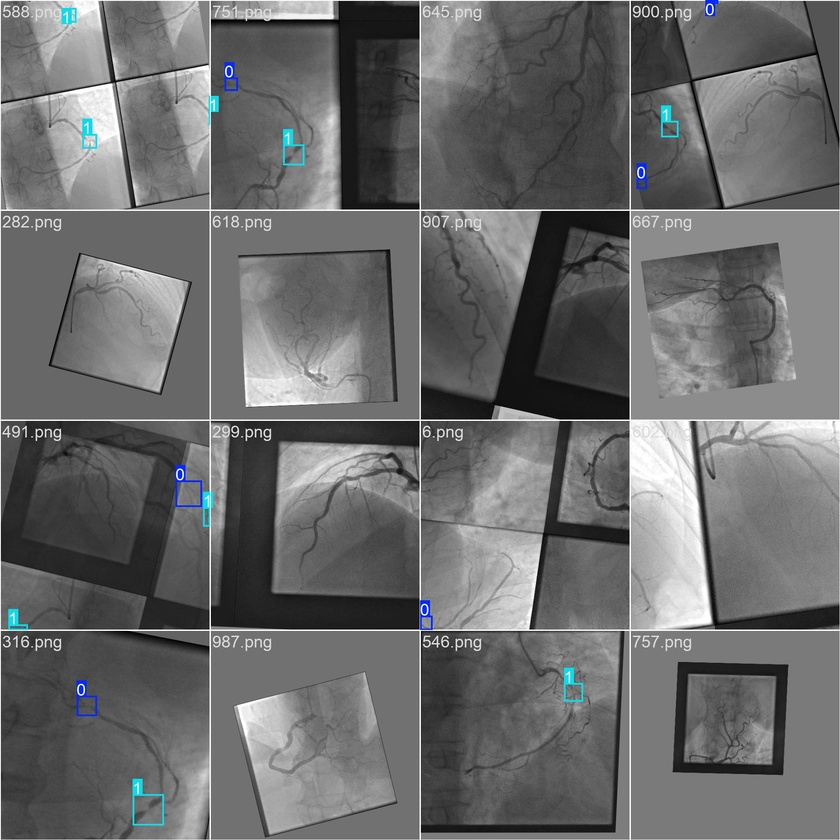
#> input picture vit_yolo11/arcade/train/train_batch0.jpg, 840 x 840 px, shrunk from 1920 x 1920 before the run
$ python -i preprocess_v4_clone_dataset.py   (imports and definitions only)
#> lines starting #> are read from the running program, lines starting #| are printed output that depends on the picture
#> further down, picture is the input picture: shape (840, 840, 3); mean B, G, R 107.7, 107.3, 106.6
"""
Clone combined_arcade2x_trainval_dataset2 and apply preprocess_contrast_fast_v4 to all images.
Labels are copied as-is. data.yaml is updated to point to the new location.
"""

from pathlib import Path
import numpy as np
import cv2
import shutil
from scipy import ndimage
from concurrent.futures import ThreadPoolExecutor, as_completed
import os

SRC = Path("/home/dsa/stenosis/data/combined_arcade2x_trainval_dataset2")
DST = Path("/home/dsa/stenosis/data/combined_arcade2x_trainval_dataset2_prepv4")


def preprocess_contrast_fast_v4(img):
    gray = img[:, :, 0]
    se = np.ones((50, 50), np.uint8)
    img_not = cv2.bitwise_not(gray)
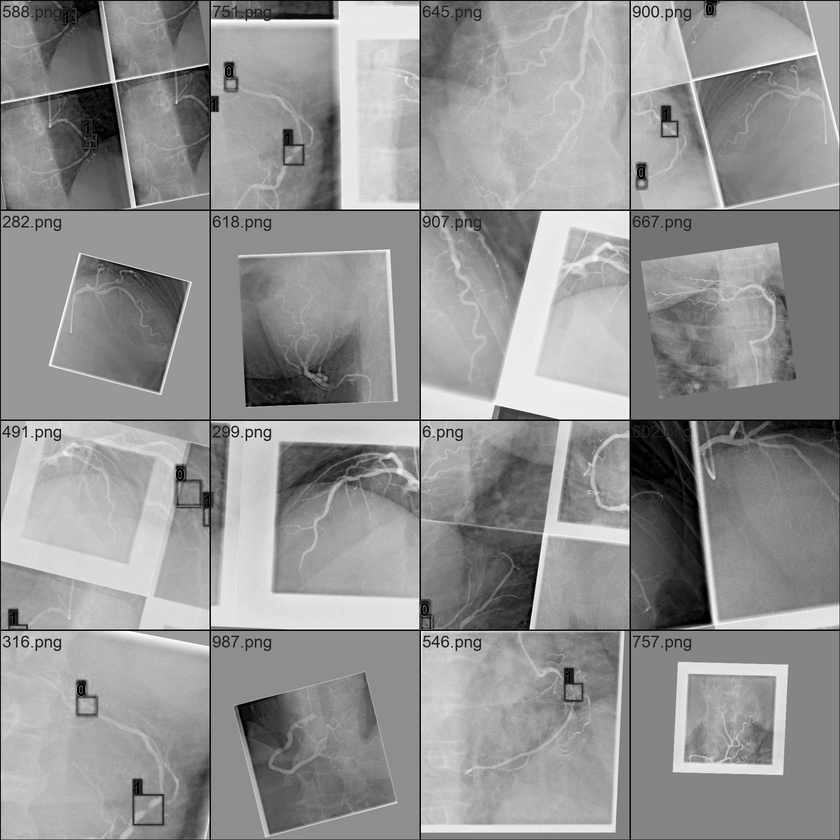
#> img_not: shape (840, 840); min 0, max 255, mean 147.3
    eroded = ndimage.grey_erosion(img_not, footprint=se, mode='reflect')
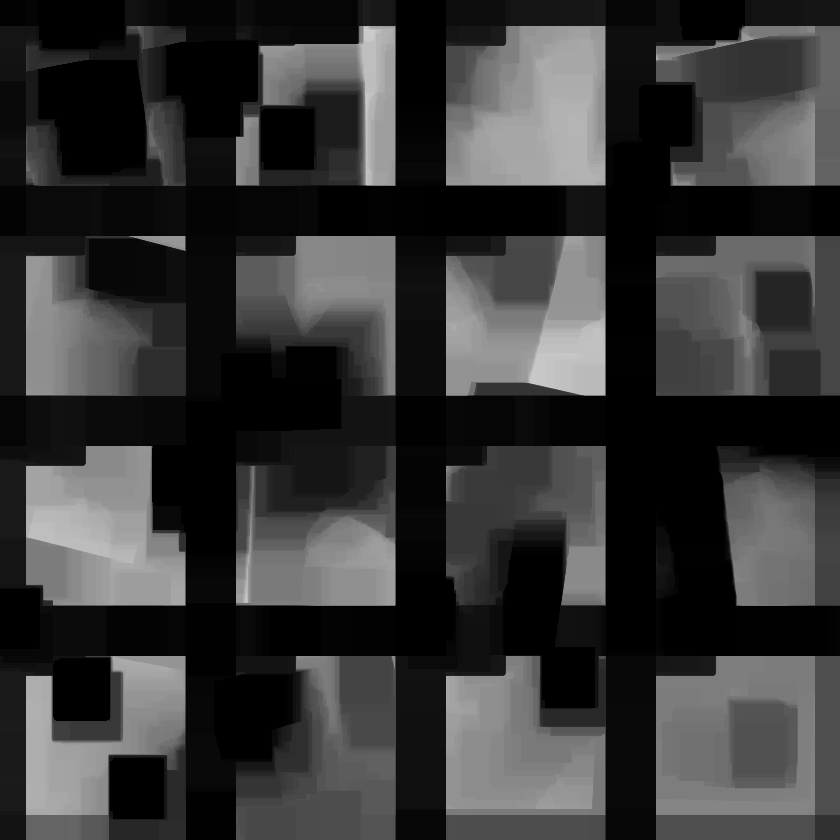
#> eroded: shape (840, 840); min 0, max 205, mean 55
    opened = ndimage.grey_dilation(eroded, footprint=se, mode='reflect')
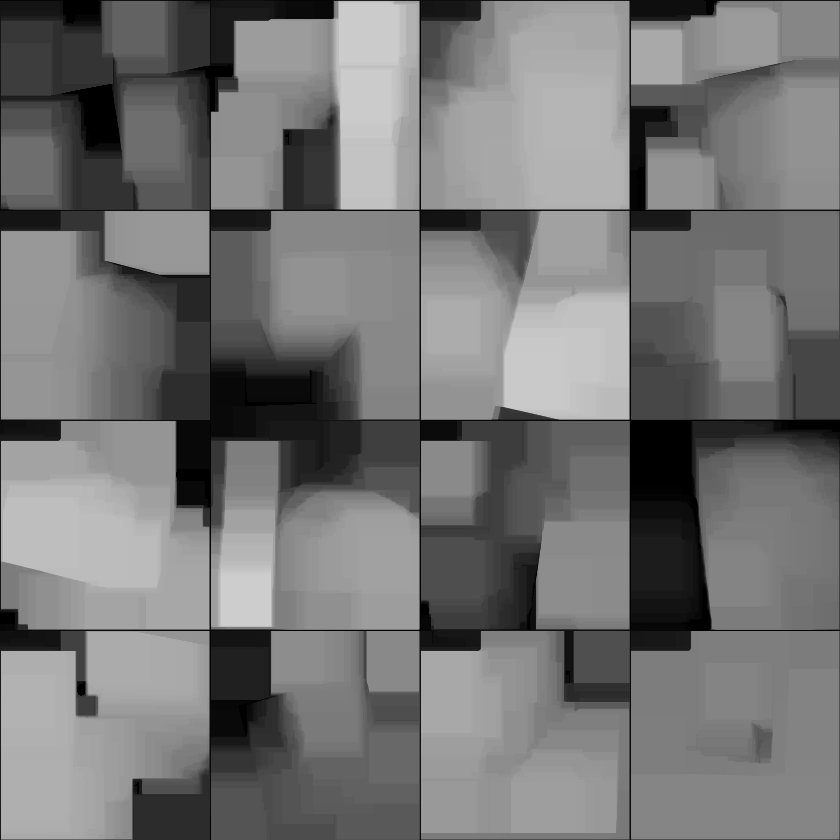
#> opened: shape (840, 840); min 0, max 205, mean 116.8
    wth = img_not.astype(np.int32) - opened.astype(np.int32)
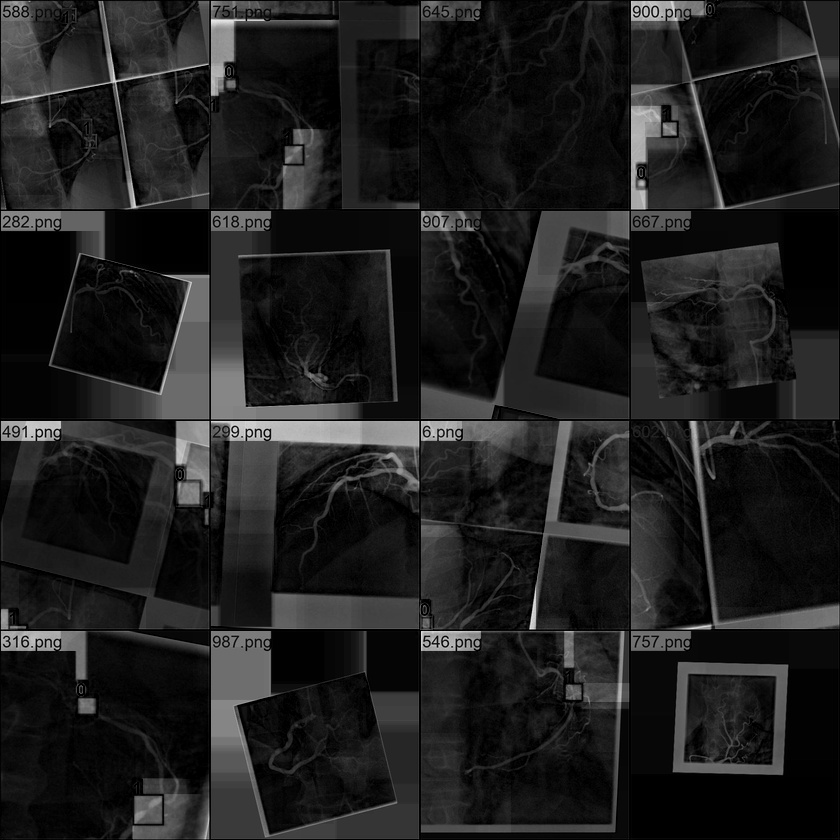
#> wth: shape (840, 840) int32; min 0, max 241, mean 30.6
    wth = np.clip(wth, 0, 255).astype(np.uint8)
    raw_minus_topwhite = gray.astype(np.int32) - wth.astype(np.int32)
    raw_minus_topwhite = ((raw_minus_topwhite > 0) * raw_minus_topwhite).astype(np.uint8)
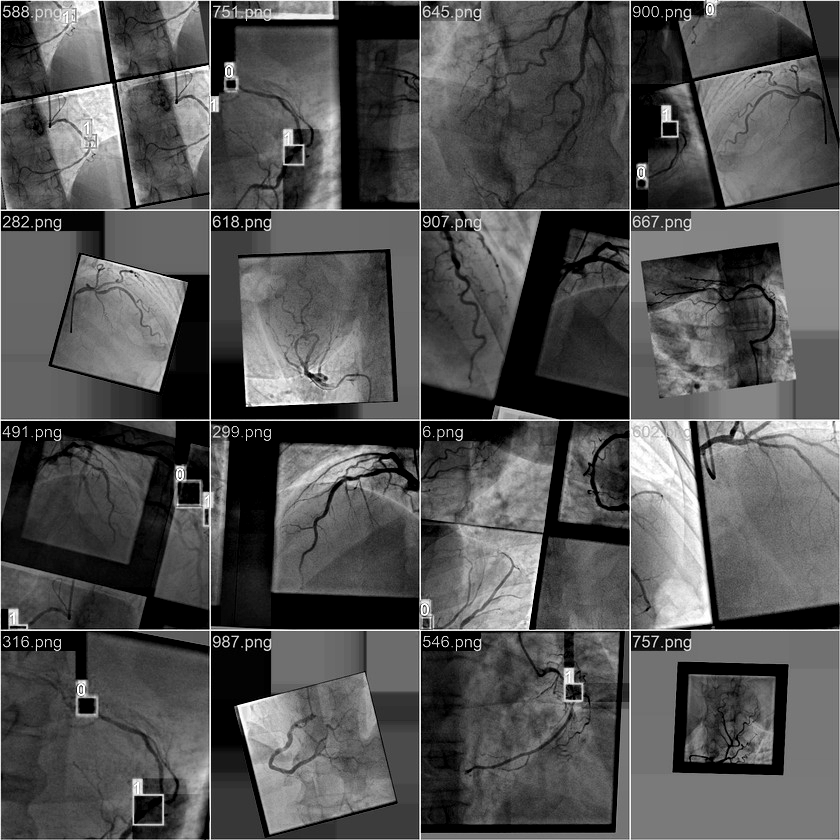
#> raw_minus_topwhite: shape (840, 840); min 0, max 255, mean 82.5
    clahe = cv2.createCLAHE(clipLimit=2.0, tileGridSize=(8, 8))
    res = clahe.apply(raw_minus_topwhite)
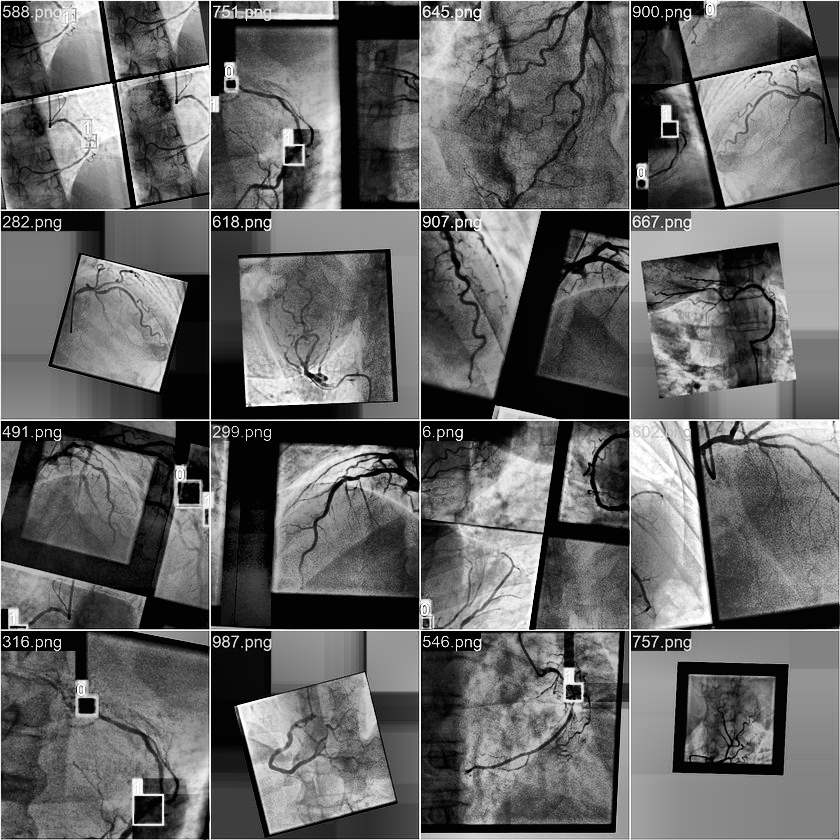
#> res: shape (840, 840); min 0, max 255, mean 100.2
    return cv2.merge([res, res, res])


# [59 lines left out: functions process_image, clone_and_preprocess, not called in this run]


# [2 lines not run here, left out]

>>> import cv2
>>> picture = cv2.imread('vit_yolo11/arcade/train/train_batch0.jpg')
>>> result = preprocess_contrast_fast_v4(picture)
